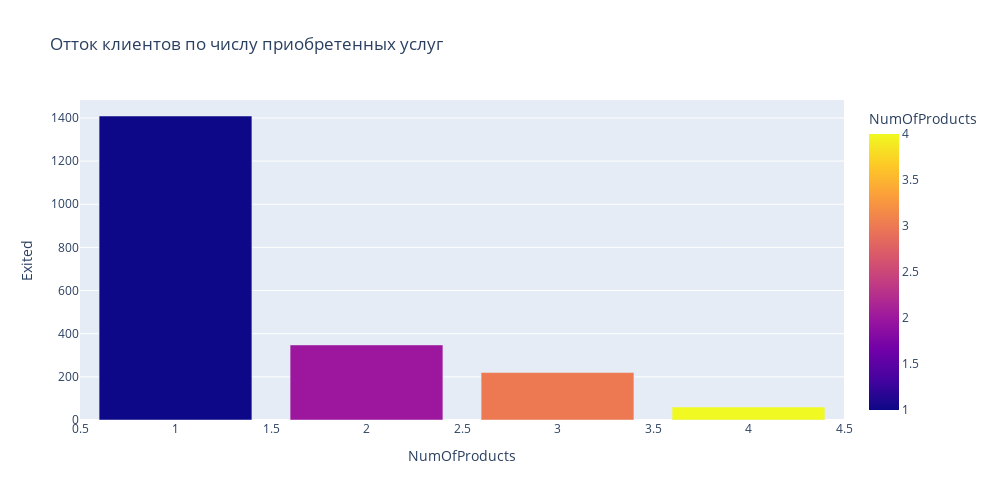

Notebook code cell kept with this figure:
### Code cell
bar_data = churn_data.groupby(
    by='NumOfProducts',
    as_index=False
)[['Exited']].sum()

#строим график
fig = px.bar(
    data_frame=bar_data, #датафрейм
    y="Exited", #ось x
    x="NumOfProducts", #ось y
    color='NumOfProducts', #расцветка в зависимости от страны
    #text = 'recover_rate', #текст на столбцах
    orientation='v', #ориентация графика
    height=500, #высота
    width=1000, #ширина
    title='Oтток клиентов по числу приобретенных услуг' #заголовок
)

#отображаем его
fig.show()

### Figure 1 — Plotly figure (JSON) as saved in the notebook; plotly's stock layout.template omitted (floating-point values rounded to 4 significant figures)
{"data": [{"alignmentgroup": "True", "hovertemplate": "NumOfProducts=%{marker.color}<br>Exited=%{y}<extra></extra>", "legendgroup": "", "marker": {"color": [1, 2, 3, 4], "coloraxis": "coloraxis", "pattern": {"shape": ""}}, "name": "", "offsetgroup": "", "orientation": "v", "showlegend": false, "textposition": "auto", "type": "bar", "x": [1, 2, 3, 4], "xaxis": "x", "y": [1409, 348, 220, 60], "yaxis": "y"}], "layout": {"barmode": "relative", "coloraxis": {"colorbar": {"title": {"text": "NumOfProducts"}}, "colorscale": [[0, "#0d0887"], [0.1111, "#46039f"], [0.2222, "#7201a8"], [0.3333, "#9c179e"], [0.4444, "#bd3786"], [0.5556, "#d8576b"], [0.6667, "#ed7953"], [0.7778, "#fb9f3a"], [0.8889, "#fdca26"], [1, "#f0f921"]]}, "height": 500, "legend": {"tracegroupgap": 0}, "title": {"text": "Oтток клиентов по числу приобретенных услуг"}, "width": 1000, "xaxis": {"anchor": "y", "domain": [0, 1], "title": {"text": "NumOfProducts"}}, "yaxis": {"anchor": "x", "domain": [0, 1], "title": {"text": "Exited"}}}}
